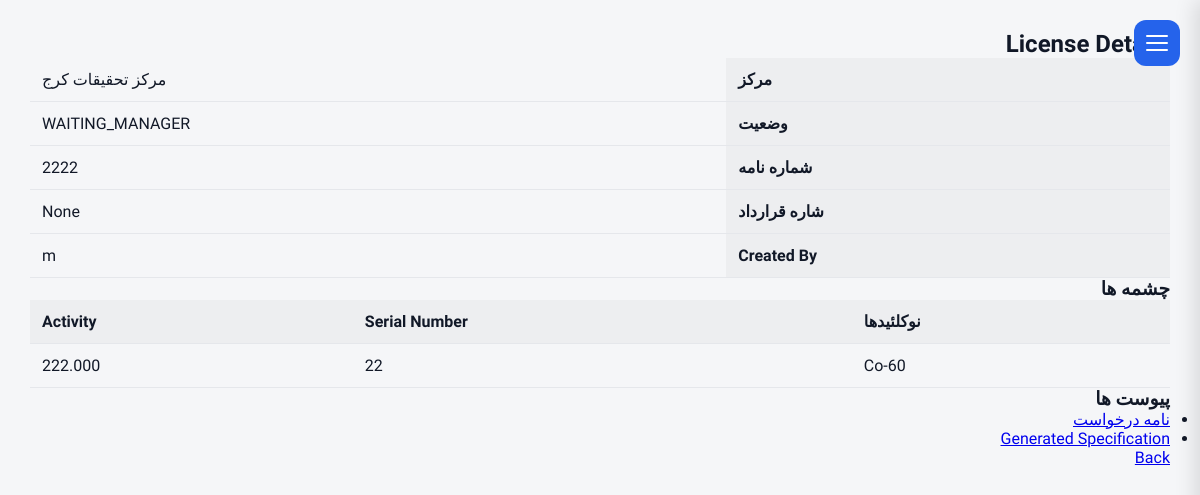
The page /operations/10/ (signed in) on the database its author committed.
### operations/models.py (models this page shows, shortened)
class LicenseRequest(models.Model):
    facility = models.ForeignKey(
        Facility,
        on_delete=models.PROTECT,
        related_name="license_requests",
    )
    letter_number = models.CharField(
        max_length=100,
        blank=True,
        null=True,
    )
    letter_date = models.DateField(
        blank=True,
        null=True,
    )
    contract_number = models.CharField(
        max_length=100,
        blank=True,
        null=True,
    )
    contract_date = models.DateField(
        blank=True,
        null=True,
    )
    contract_cost = models.DecimalField(
        max_digits=14,
        decimal_places=2,
        blank=True,
        null=True,
    )
    status = models.CharField(
        max_length=20,
        choices=LicenseStatus.choices,
        default=LicenseStatus.DRAFT,
    )
    status_date = models.DateTimeField(
        null=True,
        blank=True,
    )
    specification_completed = models.BooleanField(default=False,)
    description = models.TextField(
        _("Description"),
        blank=True,)
    created_by = models.ForeignKey(
        settings.AUTH_USER_MODEL,
        on_delete=models.PROTECT,
    )
    created_at = models.DateTimeField(
        auto_now_add=True,
    )
    updated_at = models.DateTimeField(
        auto_now=True,
    )
    class Meta:
        ordering = ["-created_at"]

class LicenseSource(models.Model):
    license = models.ForeignKey(
        LicenseRequest,
        on_delete=models.CASCADE,
        related_name="sources",
        verbose_name=_("License"),
    )
    nuclide = models.ForeignKey(
        Nuclides,
        on_delete=models.PROTECT,
        verbose_name=_("Nuclide"),
    )
    serial_number = models.CharField(
        _("Serial Number"),
        max_length=150,
        blank=True,
    )
    activity = models.DecimalField(
        _("Activity"),
        max_digits=15,
        decimal_places=3,
        null=True,
        blank=True,
    )
    activity_unit = models.CharField(
        _("Activity Unit"),
        max_length=20,
        choices=ActivityUnit.choices,
        default=ActivityUnit.mCi,
    )
    activity_date = models.DateField(
        _("Activity Date"),
        null=True,
        blank=True,
    )
    specification_order = models.PositiveIntegerField(default=1,)
    created_dsrs = models.ForeignKey(
        "dashboard.DSRS",
        null=True,
        blank=True,
        on_delete=models.SET_NULL,
        related_name="license_sources",
    )
    class Meta:
        ordering = [
            "id",
        ]
        verbose_name = _("Requested Source")
        verbose_name_plural = _("Requested Sources")

class LicenseAttachment(models.Model):
    license = models.ForeignKey(
        LicenseRequest,
        on_delete=models.CASCADE,
        related_name="attachments",
    )
    attachment_type = models.CharField(
        _("Attachment Type"),
        max_length=20,
        choices=LicenseAttachmentType.choices,
    )
    file = models.FileField(
        _("File"),
        upload_to=license_attachment_path,
    )
    uploaded_by = models.ForeignKey(
        settings.AUTH_USER_MODEL,
        on_delete=models.PROTECT,
    )
    uploaded_at = models.DateTimeField(
        auto_now_add=True,
    )
    class Meta:
        ordering = ["attachment_type"]

### facilities/models.py (models this page shows, shortened)
class Facility(models.Model):
    name = models.CharField(
        _("Facility Name"),
        max_length=255, blank=True,null=True
    )
    responsible_person = models.CharField(
        _("Responsible Person"),
        max_length=150, blank=True,null=True
    )
    telephone = models.CharField(
        _("Telephone"),
        max_length=50, blank=True,null=True
    )
    email = models.EmailField(
        _("Email"),
        blank=True,null=True
    )
    address1 = models.CharField(
        _("Address Line 1"),
        max_length=255, blank=True,null=True
    )
    address2 = models.CharField(
        _("Address Line 2"),
        max_length=255,
         blank=True,null=True
    )
    postal_code = models.CharField(
        _("Postal Code"),
        max_length=20,
         blank=True,null=True
    )
    national_id = models.CharField(
        _("National ID"),
        max_length=50,
         blank=True,null=True
    )
    economic_code = models.CharField(
        _("Economic Code"),
        max_length=50,
         blank=True,null=True
    )
    created_at = models.DateTimeField(
        auto_now_add=True
    )
    updated_at = models.DateTimeField(
        auto_now=True
    )
    class Meta:
        ordering = ["name"]
        verbose_name = _("Facility")
        verbose_name_plural = _("Facilities")

### reference/models.py (models this page shows)
class Nuclides(models.Model):
    name = models.CharField(max_length=8)
    half_life = models.FloatField()
    d_value_bq = models.FloatField()
    atomic_number = models.IntegerField(null=True, blank=True)
    mass_number = models.IntegerField(null=True, blank=True)
    decay_mode = models.CharField(max_length=50, null=True, blank=True)
    decay_constant = models.FloatField(null=True, blank=True)  # 1/sec
    specific_activity_bq_per_g = models.FloatField(null=True, blank=True)
    alpha_energy_mev = models.FloatField(null=True, blank=True)
    beta_max_energy_mev = models.FloatField(null=True, blank=True)
    gamma_energy_mev = models.FloatField(null=True, blank=True)
    gamma_yield = models.FloatField(null=True, blank=True)  # photons/decay
    neutron_emitter = models.BooleanField(default=False)
    neutron_yield_n_per_s = models.FloatField(null=True, blank=True)
    dose_rate_constant_usv_m2_per_h_gbq = models.FloatField(null=True, blank=True)
    half_value_layer_lead_mm = models.FloatField(null=True, blank=True)
    half_value_layer_concrete_mm = models.FloatField(null=True, blank=True)
    iaea_category = models.IntegerField(null=True, blank=True)
    parent_nuclide = models.CharField(max_length=20, null=True, blank=True)
    daughter_nuclide = models.CharField(max_length=20, null=True, blank=True)
    is_sealed_source_common = models.BooleanField(default=False)
    def __str__(self):
        return self.name

### operations/views.py (the view)
def license_detail(request, pk):
    license_request = get_object_or_404(
        LicenseRequest.objects
        .select_related(
            "facility",
            "created_by",
        )
        .prefetch_related(
            "attachments",
            "sources__nuclide",
        ),
        pk=pk,
    )
    context = {
        "license": license_request,
    }
    return render(
        request,
        "operations/license_detail.html",
        context,
    )

### templates/operations/license_detail.html
{% extends "base.html" %}
{% load i18n %}
{% block content %}
<h2>
    {% trans "License Details" %}
</h2>
<table class="table">
<tr>
    <th>
        {% trans "Facility" %}
    </th>
    <td>
        {{ license.facility.name }}
    </td>
</tr>
<tr>
    <th>
        {% trans "Status" %}
    </th>
    <td>
        {{ license.status }}
    </td>
</tr>
<tr>
    <th>
        {% trans "Letter Number" %}
    </th>
    <td>
        {{ license.letter_number }}
    </td>
</tr>
<tr>
    <th>
        {% trans "Contract Number" %}
    </th>
    <td>
        {{ license.contract_number }}
    </td>
</tr>
<tr>
    <th>
        {% trans "Created By" %}
    </th>
    <td>
        {{ license.created_by }}
    </td>
</tr>
</table>
<h3>
{% trans "Sources" %}
</h3>
<table class="table">
<tr>
<th>
{% trans "Nuclide" %}
</th>
<th>
{% trans "Serial Number" %}
</th>
<th>
{% trans "Activity" %}
</th>
</tr>
{% for source in license.sources.all %}
<tr>
<td>
{{ source.nuclide }}
</td>
<td>
{{ source.serial_number }}
</td>
<td>
{{ source.activity }}
</td>
</tr>
{% empty %}
<tr>
<td colspan="3">
{% trans "No sources added." %}
</td>
</tr>
{% endfor %}
</table>
<h3>
{% trans "Attachments" %}
</h3>
<ul>
{% for file in license.attachments.all %}
<li>
<a href="{{ file.file.url }}">
{{ file.get_attachment_type_display }}
</a>
</li>
{% empty %}
<li>
{% trans "No attachments." %}
</li>
{% endfor %}
</ul>
<a href="{% url 'license_list' %}">
{% trans "Back" %}
</a>
{% endblock %}

### static/css/base.css (style rules this page uses)
* { margin:0; padding:0; box-sizing:border-box; }
html.rtl { font-family:Vazirmatn,sans-serif; }
:root { --bg: #f5f6f8; --card: #ffffff; --text: #111827; --muted: #6b7280; --border: #e5e7eb; --primary: #2563eb; --sidebar: #1f2937; --sidebar-text: #374151; }
body { background: var(--bg); color: var(--text); }
th, td { padding: 12px; border-bottom: 1px solid var(--border); text-align: left; }
th { background: rgba(0,0,0,0.03); }
table { width: max-content; min-width: 100%; border-collapse: collapse; }

### rows shown on the page
LicenseRequest: facility.name "مرکز تحقیقات کرج", status "WAITING_MANAGER", letter_number "2222", contract_number "None", created_by "m"
LicenseSource: nuclide "Co-60", serial_number "22", activity "222.000"
LicenseAttachment: attachment_type "نامه درخواست"
LicenseAttachment: attachment_type "Generated Specification"
